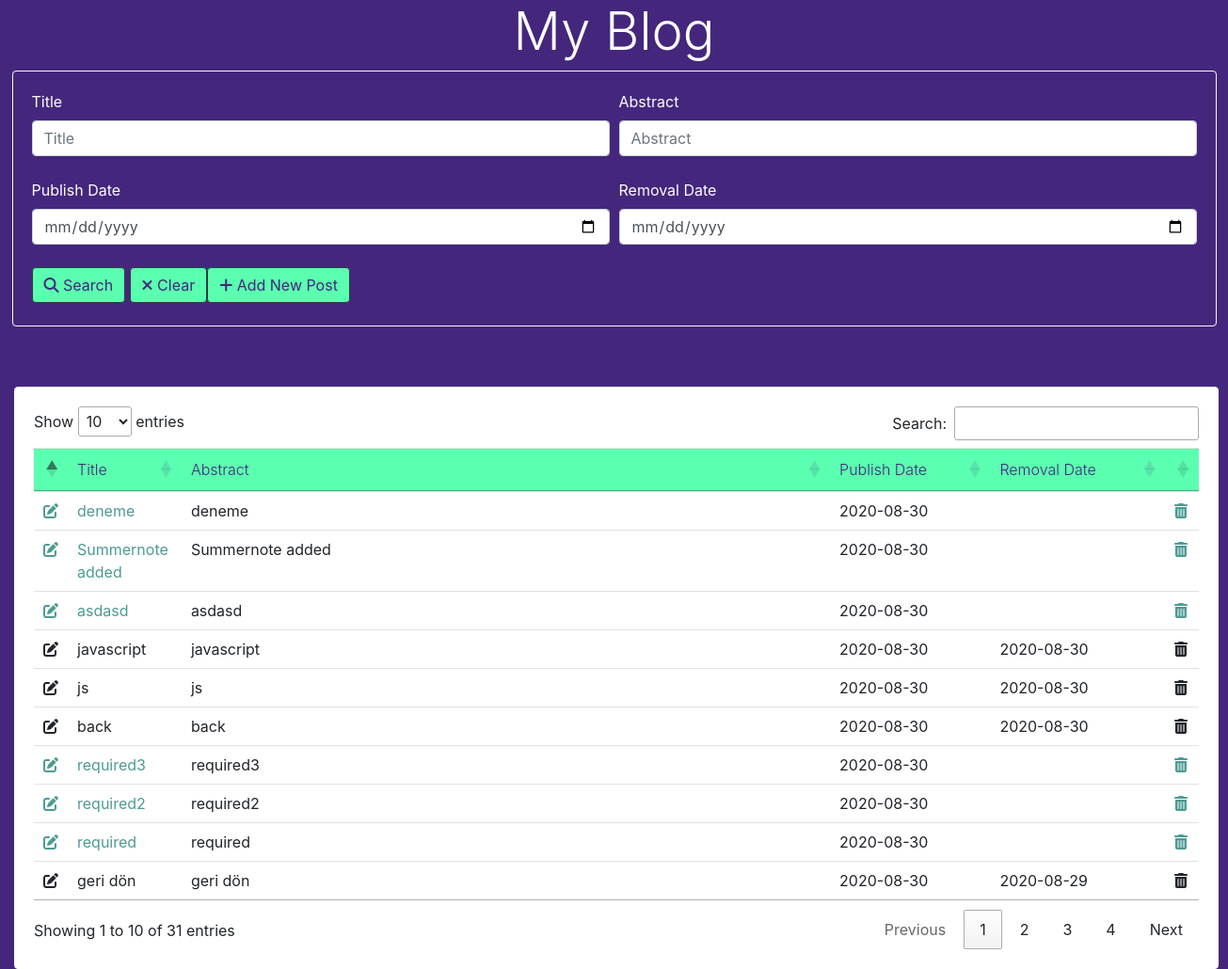
Before: / with the older database file.
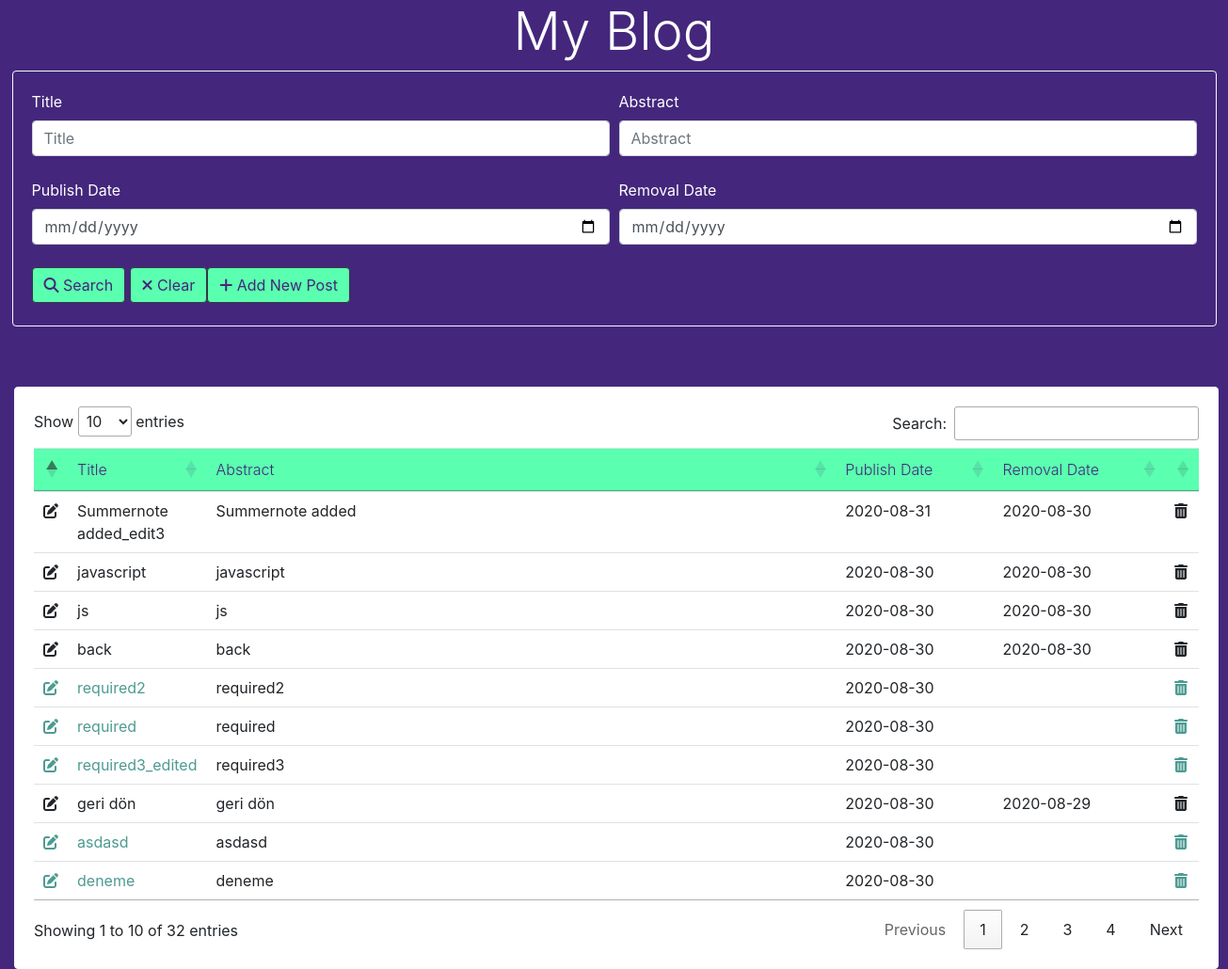
After: the same page with the newer database file.
### blogs/models.py (models this page shows, shortened)
class Blog(models.Model):
    title = models.CharField(max_length=100)
    abstract = models.TextField()
    body = models.TextField()
    publish_date = models.DateTimeField(auto_now_add=True)
    removal_date = models.DateTimeField(null=True, blank=True)

### blogs/templates/blogs/posts.html (shortened to what this page needs)
{% extends "blogs/homepage.html" %}
{% block content %}
<div class="card border-white mx-auto" style="width: 80rem;">
	<div class="card-body">
		<table id="posts" class="table table-hover" style="width=100%;">
			<thead class="thead-white" style="background-color:#5AFFAF">
				<tr>
					<th></th>
					<th scope="col" style="color:#44277C" class="font-weight-light">Title</th>
					<th scope="col" style="width: 45rem; color:#44277C" class="font-weight-light">Abstract</th>
					<th scope="col" style="width: 9rem; color:#44277C" class="font-weight-light">Publish Date</th>
					<th scope="col" style="width: 10rem; color:#44277C" class="font-weight-light">Removal Date</th>
					<th></th>
				</tr>
			</thead>
			{% for blog in object_list %}
				<tr class="bg-white">
					<td>
						{% if blog.removal_date == None %}
							<a href="{% url 'edit_blog' pk=blog.id %}"><i class="fas fa-edit" style="color:#4D9B92"</a>
						{% else %}
							<i class='fas fa-edit'</i>
						{% endif %}
					</td>
					<td>
						{% if blog.removal_date == None %}
							<a href="/blogs/{{blog.id}}" style="color:#4D9B92">{{blog.title}}</a>
						{% else %}
							{{blog.title}}
						{% endif %}
					</td>
					<td>{{blog.abstract}}</td>
					<td>{{blog.publish_date|date:"Y-m-d"}}</td>
					<td>{{blog.removal_date|date:"Y-m-d"}}</td>
					<td>
						{% if blog.removal_date == None %}
							<a href="{% url 'delete_blog' pk=blog.id %}" onclick="return confirm('Are you sure?')"><i class="fas fa-trash-alt" style="color:#4D9B92"></i></a>
						{% else %}
							<i class="fas fa-trash-alt"></i>
						{% endif %}
					</td>
				</tr>
			{% endfor %}
		</table>
	</div>
</div>
{% endblock %}

### blogs/templates/blogs/homepage.html (shortened to what this page needs)
<!DOCTYPE html>
<html lang="en" dir="ltr">
  <head>
    {% load static %}
    <link rel="stylesheet" href="{% static 'blogs/css/bootstrap.min.css' %}" type = "text/css"/>
    <link type="text/css" href="https://cdn.jsdelivr.net/npm/summernote@0.8.18/dist/summernote-bs4.min.css" rel="stylesheet">
    <link type="text/css" href="https://cdn.datatables.net/1.10.21/css/jquery.dataTables.min.css" rel="stylesheet">
    <link type="text/css" href="https://cdn.datatables.net/1.10.21/css/dataTables.bootstrap4.min.css" rel="stylesheet">
  </head>
  <body>
    <h2 class="text-center display-4" style="color:white">My Blog</h1>
    <div class="card border-light mb-3 mx-auto" style="width: 80rem; height: 17rem; background-color: #44277C" >
      <div class="card-body">
        <form action="/search/" method="get">
          <div class="form-row justify-content-center">
            <div class="col-md-6">
              <label for="validationTitle" style="color:white">Title</label>
              {% if not query_list or query_list.title == "" %}
                <input type="search" class="form-control" id="validationTitle" name="title" placeholder="Title" size="50">
              {% else %}
                <input type="search" class="form-control" id="validationTitle" name="title" value="{{query_list.title}}" size="50">
              {% endif %}
              <br/>
              <label for="validationPublishDate" style="color:white">Publish Date</label>
              {% if not query_list or query_list.publish_date == None %}
                <input type="date" class="form-control" id="validationPublishDate" name="publish_date" placeholder="Publish Date" size="50">
              {% else %}
                <input type="date" class="form-control" id="validationPublishDate" name="publish_date" value="{{query_list.publish_date}}" size="50">
              {% endif %}
            </div>
            <div class="col-md-6">
              <label for="validationAbstract" style="color:white">Abstract</label>
              {% if not query_list or query_list.abstract == "" %}
                <input type="search" class="form-control" id="validationAbstract" name="abstract" placeholder="Abstract" size="50">
              {% else %}
                <input type="search" class="form-control" id="validationAbstract" name="abstract" value="{{query_list.abstract}}" size="50">
              {% endif %}
              <br/>
              <label for="validationRemovalDate" style="color:white">Removal Date</label>
              {% if not query_list or query_list.removal_date == None %}
                <input type="date" class="form-control" id="validationRemovalDate" name="removal_date" placeholder="Removal Date" size="50">
              {% else %}
                <input type="date" class="form-control" id="validationRemovalDate" name="removal_date" value="{{query_list.removal_date}}" size="50">
              {% endif %}
            </div>
          </div>
          <button type="submit" class="btn btn-dark" style="background-color:#5AFFAF; color:#44277C"><i class="fas fa-search"></i> Search</button>
          <a href="../" class="btn btn-dark" style="background-color:#5AFFAF; color:#44277C"><i class="fas fa-times"></i> Clear</button>
          <a href="/addblog/" class="btn btn-dark" style="background-color:#5AFFAF; color:#44277C"><i class="fas fa-plus"></i> Add New Post</a>
        </form>
      </div>
    </div>
    <div class='container-fluid'>
    <br><br>
       {% block content %}
       {% endblock %}
    </div>
  </body>
</html>

### blogs/templates/blogs/homepage.html (style rules this page uses)
html, body { background-color: #44277C; height:100% }

Changed rows visible on the page:
changed Blog "Summernote added": publish_date "2020-08-30" → "2020-08-31"; removal_date (not shown) → "2020-08-30"; title "Summernote added" → "Summernote added_edit3"
changed Blog "required3": title "required3" → "required3_edited"; moves down the list
changed Blog "asdasd": moves down the list
changed Blog "deneme": moves down the list
Other visible differences:
text written by a page script: "Show entries Search: Showing 1 to 10 of 31 entries Previous 1 2 3 4 Next" → "Show entries Search: Showing 1 to 10 of 32 entries Previous 1 2 3 4 Next"
